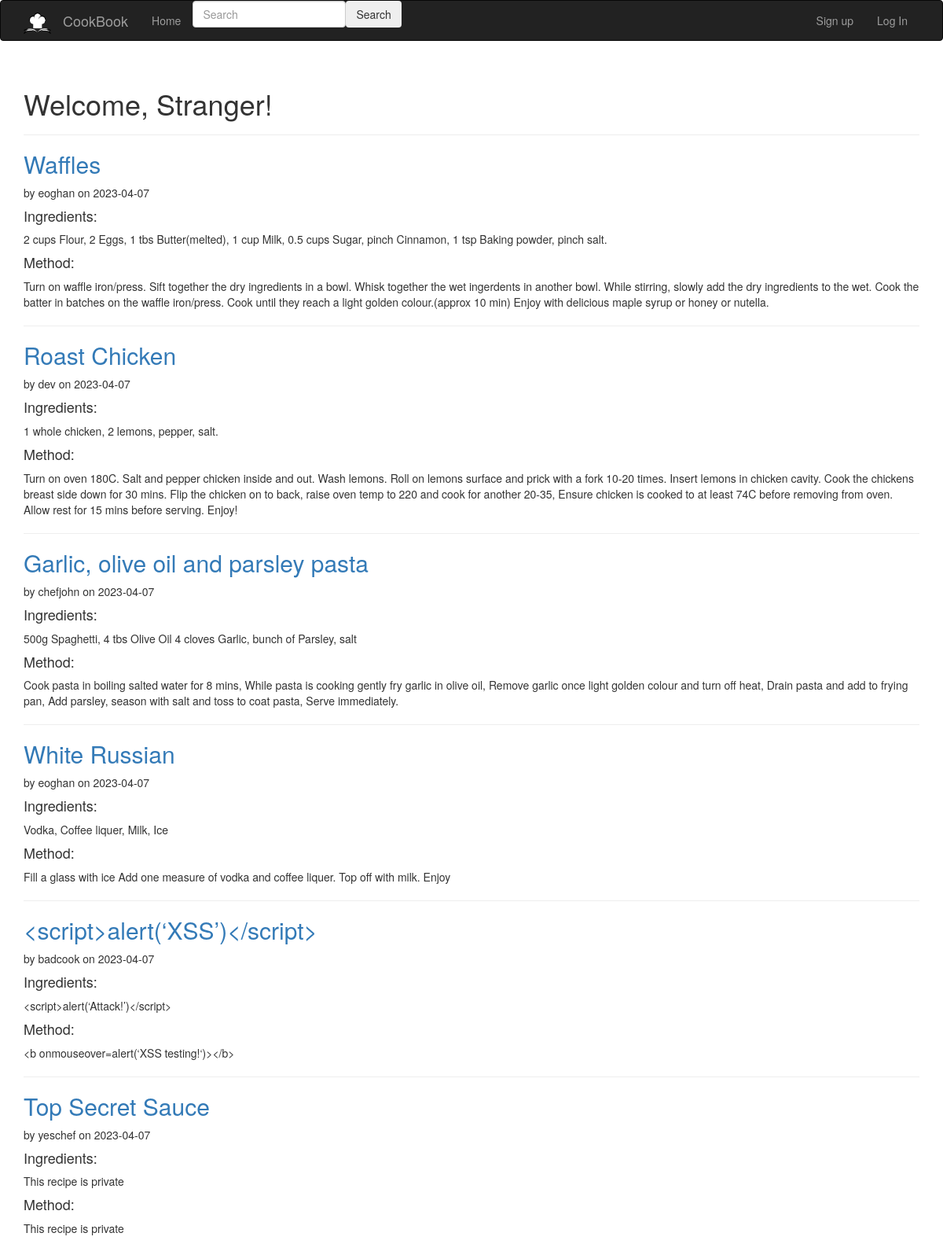
The page / on the database its author committed.
### app/model.py (models this page shows, shortened)
class Recipe(db.Model):
    __tablename__ = 'recipes'
    id = db.Column(db.Integer, primary_key=True)
    created = db.Column(db.DateTime, default=func.now())
    title = db.Column(db.String(128), unique=True)
    ingredients = db.Column(db.Text)
    method = db.Column(db.Text)
    public = db.Column(db.Boolean)
    meal = db.Column(db.String(25))
    author_id = db.Column(db.String(64), db.ForeignKey('users.username'))

### app/main/views.py (the view)
@main.route('/', methods=['GET', 'POST'])
def index():
    recipes = Recipe.query.order_by(Recipe.created)
    return render_template('index.html', recipes=recipes)

### app/main/forms.py
class SearchForm(FlaskForm):
    searched = StringField("Searched", validators=[DataRequired()])
    submit = SubmitField("Submit")

### app/auth/views.py (called while the page is built)
@auth.before_app_request
def before_request():
    if current_user.is_authenticated \
            and not current_user.confirmed \
            and request.endpoint \
            and request.blueprint != 'auth' \
            and request.endpoint != 'static':
        return redirect(url_for('auth.unconfirmed'))

### app/main/views.py (called while the page is built)
@main.context_processor
def base():
    form = SearchForm()
    return dict(form=form)

### app/templates/index.html (shortened to what this page needs)
{% extends "base.html" %}
{% import "bootstrap/wtf.html" as wtf %}
{% block page_content %}
<div class="page-header">
    <h1>{% if current_user.is_authenticated %}Hello, {{ current_user.username }}{% else %}Welcome, Stranger{% endif %}!</h1>
</div>
  {% for recipe in recipes %}
    <article class="recipe">
      <header>
        <div>
          <h2><a href="{{ url_for('main.recipe', id=recipe.id)}}">{{ recipe['title'] }}</a></h2>
          <div class="about">by {{ recipe['author_id'] }} on {{ recipe['created'].strftime('%Y-%m-%d') }}</div>
          </div>
      </header>
      <h4>Ingredients:</h4>
      <p class="ingredients">{% if recipe['public'] or current_user.username == recipe.author_id %}
          {{ recipe['ingredients'] }}
        {% else %}
          This recipe is private
        {% endif %}</p>
      <h4>Method:</h4>
      <p class="method">{% if recipe['public'] or current_user.username == recipe.author_id %}
          {{ recipe['method'] }}
        {% else %}
          This recipe is private
        {% endif %}</p>
    </article>
    {% if not loop.last %}
      <hr>
    {% endif %}
  {% endfor %}
{% endblock %}

### app/templates/base.html (shortened to what this page needs)
{% extends "bootstrap/base.html" %}
{% block navbar %}
<div class="navbar navbar-inverse" role="navigation" xmlns="http://www.w3.org/1999/html">
    <div class="container">
        <div class="navbar-header">
            <a class="navbar-brand" href="/"><img src="{{ url_for('static', filename='logo.png') }}" alt="logo" width="35"></a>
            <a class="navbar-brand" href="/">CookBook</a>
        </div>
        <div class="navbar-collapse collapse">
            <ul class="nav navbar-nav">
                <li><a href="/">Home</a>
                </li>
                <li><form method="post" action="{{url_for('main.search')}}" class="d-flex">
                    <input class="form-control me-2" type="search" placeholder="Search" aria-label="Search", name="searched">
                </li>
                <li>
                    <button class="btn btn-outline-secondary" type="submit">Search</button>
                </form></li>
            </ul>
            <ul class="nav navbar-nav navbar-right">
            {% if current_user.is_authenticated %}
                <li><a href="{{ url_for('main.create') }}">Post Recipe</a></li>
                <li class="dropdown">
                    <a href="#" class="dropdown-toggle" data-toggle="dropdown">Account <b class="caret"></b></a>
                    <ul class="dropdown-menu">
                        <li><a href="{{ url_for('auth.change_password') }}">Change password</a></li>
                        <li><a href="{{ url_for('auth.logout') }}">Log Out</a></li>
                    </ul>
                </li>
            {% else %}
                <li><a href="{{ url_for('auth.signup') }}">Sign up</a></li>
                <li><a href="{{ url_for('auth.login') }}">Log In</a></li>
            {% endif %}
            </ul>
        </div>
    </div>
</div>
{% endblock %}
{% block content %}
<div class="container">
    {% block page_content %}{% endblock %}
</div>
{% endblock %}

### rows shown on the page
Recipe: title "Waffles", author_id "eoghan", created "2023-04-07", ingredients "2 cups Flour, 2 Eggs, 1 tbs Butter(melted), 1 cup Milk, 0.5 cups Sugar, pinch Cinnamon, 1 tsp Baking powder, pinch salt.", method "Turn on waffle iron/press. Sift together the dry ingredients in a bowl. Whisk together the wet ingerdents in another bowl. While stirring, slowly add the dry ingredients to the wet. Cook the batter in batches on the waffle iron/press. Cook until they reach a light golden colour.(approx 10 min) Enjoy with delicious maple syrup or honey or nutella."
Recipe: title "Roast Chicken", author_id "dev", created "2023-04-07", ingredients "1 whole chicken, 2 lemons, pepper, salt.", method "Turn on oven 180C. Salt and pepper chicken inside and out. Wash lemons. Roll on lemons surface and prick with a fork 10-20 times. Insert lemons in chicken cavity. Cook the chickens breast side down for 30 mins. Flip the chicken on to back, raise oven temp to 220 and cook for another 20-35, Ensure chicken is cooked to at least 74C before removing from oven. Allow rest for 15 mins before serving. Enjoy!"
Recipe: title "Garlic, olive oil and parsley pasta", author_id "chefjohn", created "2023-04-07", ingredients "500g Spaghetti, 4 tbs Olive Oil 4 cloves Garlic, bunch of Parsley, salt", method "Cook pasta in boiling salted water for 8 mins, While pasta is cooking gently fry garlic in olive oil, Remove garlic once light golden colour and turn off heat, Drain pasta and add to frying pan, Add parsley, season with salt and toss to coat pasta, Serve immediately."
Recipe: title "White Russian", author_id "eoghan", created "2023-04-07", ingredients "Vodka, Coffee liquer, Milk, Ice", method "Fill a glass with ice Add one measure of vodka and coffee liquer. Top off with milk. Enjoy"
Recipe: title "<script>alert(‘XSS’)</script>", author_id "badcook", created "2023-04-07", ingredients "<script>alert(‘Attack!’)</script>", method "<b onmouseover=alert(‘XSS testing!‘)></b>"
Recipe: title "Top Secret Sauce", author_id "yeschef", created "2023-04-07", public "This recipe is private"
